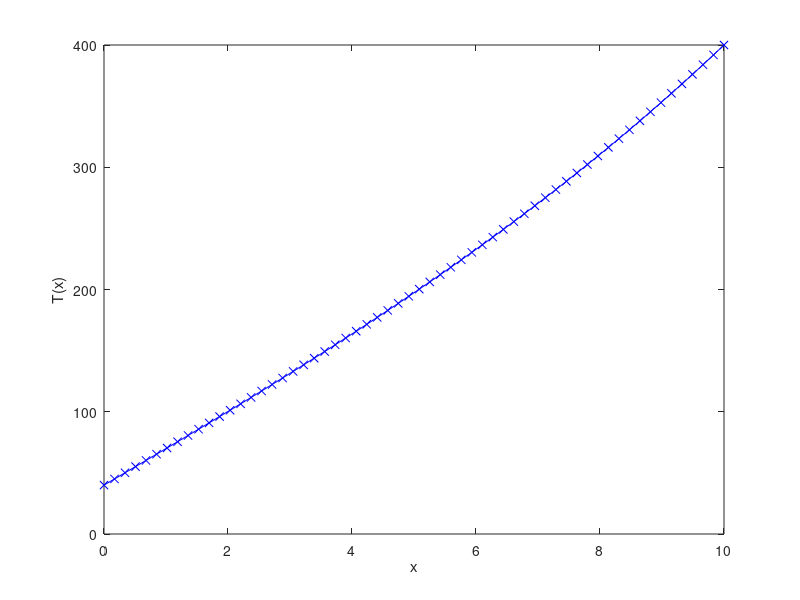

This figure's MATLAB source:
% MCEN 3030
% Spring 2020
% Heat example BVP
% With finite difference

clear all; clc; close all

% setup discrete system and constants
L  = 10;            % length
N  = 60;             % # of nodes
dx = L/(N -1);      % spacing
h  = 0.01;
b  = - h * dx^2;
x  = 0:dx:L;
Ta = 20;

% boundary values
TA = 40;
TB = 400;



A = [b-2 1 0 0; 1 b-2 1 0; 0 1 b-2 1; 0 0 1 b-2];

C = [b*Ta - TA; b*Ta; b*Ta; b*Ta - TB];

%generic definition that scales with N
C  = zeros(N-2,1);
C(:) = b*Ta;
C(1) = C(1) - TA;
C(end) = C(end) - TB;

%Diag
A = (b-2)*diag(ones(N-2,1),0) + 1*diag(ones(N-3,1),-1) + 1*diag(ones(N-3,1),+1);

%alternative loop method
A = zeros(N-2,N-2);
for i = 1:N-2
    A(i,i) = b-2;
    if i>1
        A(i,i-1) = 1;
    end
    if i < N-2
        A(i,i+1) = 1;
    end
end
% solve 
T = [TA; A\C; TB];

% plot
plot(x,T,'-bx')
xlabel('x')
ylabel('T(x)')
